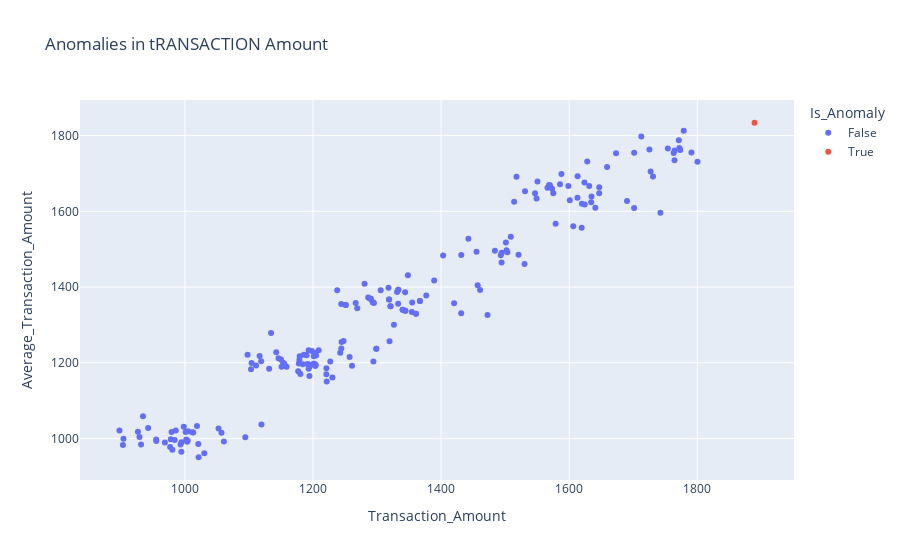

Source (notebook cell):
### Code cell
fig_anomalies = px.scatter(data,x='Transaction_Amount',y='Average_Transaction_Amount',
                          color='Is_Anomaly',title='Anomalies in tRANSACTION Amount')
fig_anomalies.update_traces(marker = dict(size=12),
                           selector=dict(mode='markers',marker_size=1))
fig_anomalies.show()

### Figure 1 — Plotly figure (JSON) as saved in the notebook; plotly's stock layout.template omitted (floating-point values rounded to 4 significant figures; data arrays with more than 128 entries replaced by an {"elided": "..."} marker saying what was removed)
{"data": [{"hovertemplate": "Is_Anomaly=False<br>Transaction_Amount=%{x}<br>Average_Transaction_Amount=%{y}<extra></extra>", "legendgroup": "False", "marker": {"color": "#636efa", "symbol": "circle"}, "mode": "markers", "name": "False", "orientation": "v", "showlegend": true, "type": "scatter", "x": {"elided": "199 float values"}, "xaxis": "x", "y": {"elided": "199 float values"}, "yaxis": "y"}, {"hovertemplate": "Is_Anomaly=True<br>Transaction_Amount=%{x}<br>Average_Transaction_Amount=%{y}<extra></extra>", "legendgroup": "True", "marker": {"color": "#EF553B", "symbol": "circle"}, "mode": "markers", "name": "True", "orientation": "v", "showlegend": true, "type": "scatter", "x": [1889.0], "xaxis": "x", "y": [1834.0], "yaxis": "y"}], "layout": {"legend": {"title": {"text": "Is_Anomaly"}, "tracegroupgap": 0}, "title": {"text": "Anomalies in tRANSACTION Amount"}, "xaxis": {"anchor": "y", "domain": [0, 1], "title": {"text": "Transaction_Amount"}}, "yaxis": {"anchor": "x", "domain": [0, 1], "title": {"text": "Average_Transaction_Amount"}}}}
